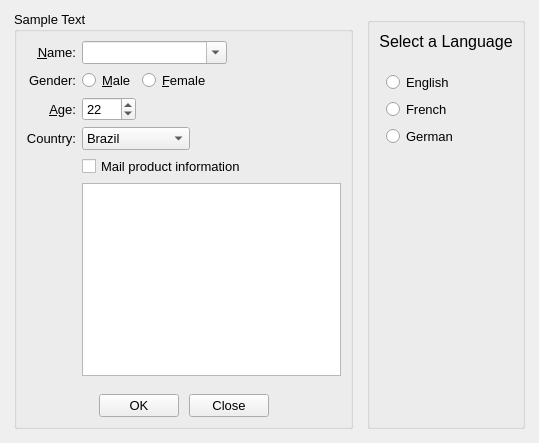
<?xml version="1.0" encoding="UTF-8"?>
<ui version="4.0">
 <class>Translate</class>
 <widget class="QWidget" name="Translate">
  <property name="geometry">
   <rect>
    <x>0</x>
    <y>0</y>
    <width>539</width>
    <height>443</height>
   </rect>
  </property>
  <property name="windowTitle">
   <string>Translate</string>
  </property>
  <layout class="QGridLayout" name="gridLayout_3">
   <property name="leftMargin">
    <number>14</number>
   </property>
   <property name="rightMargin">
    <number>14</number>
   </property>
   <property name="bottomMargin">
    <number>14</number>
   </property>
   <property name="horizontalSpacing">
    <number>14</number>
   </property>
   <property name="verticalSpacing">
    <number>6</number>
   </property>
   <item row="0" column="0" rowspan="2">
    <widget class="QGroupBox" name="groupBox_1">
     <property name="font">
      <font>
       <pointsize>10</pointsize>
      </font>
     </property>
     <property name="title">
      <string>Sample Text</string>
     </property>
     <layout class="QGridLayout" name="gridLayout_2">
      <item row="0" column="0">
       <widget class="QLabel" name="nameLabel">
        <property name="text">
         <string>&amp;Name:</string>
        </property>
        <property name="alignment">
         <set>Qt::AlignRight|Qt::AlignTrailing|Qt::AlignVCenter</set>
        </property>
        <property name="buddy">
         <cstring>nameCB</cstring>
        </property>
       </widget>
      </item>
      <item row="1" column="0">
       <widget class="QLabel" name="genderLabel">
        <property name="text">
         <string>Gender:</string>
        </property>
        <property name="alignment">
         <set>Qt::AlignRight|Qt::AlignTrailing|Qt::AlignVCenter</set>
        </property>
       </widget>
      </item>
      <item row="1" column="1">
       <widget class="QRadioButton" name="maleRadioButton">
        <property name="toolTip">
         <string>Check this if you are male</string>
        </property>
        <property name="text">
         <string>&amp;Male</string>
        </property>
       </widget>
      </item>
      <item row="1" column="2" colspan="2">
       <widget class="QRadioButton" name="femaleRadioButton">
        <property name="toolTip">
         <string>Check this if you are female</string>
        </property>
        <property name="text">
         <string>&amp;Female</string>
        </property>
       </widget>
      </item>
      <item row="1" column="4">
       <spacer name="horizontalSpacer">
        <property name="orientation">
         <enum>Qt::Horizontal</enum>
        </property>
        <property name="sizeHint" stdset="0">
         <size>
          <width>122</width>
          <height>20</height>
         </size>
        </property>
       </spacer>
      </item>
      <item row="2" column="0">
       <widget class="QLabel" name="ageLabel">
        <property name="text">
         <string>&amp;Age:</string>
        </property>
        <property name="alignment">
         <set>Qt::AlignRight|Qt::AlignTrailing|Qt::AlignVCenter</set>
        </property>
        <property name="buddy">
         <cstring>ageSpinBox</cstring>
        </property>
       </widget>
      </item>
      <item row="2" column="1">
       <widget class="QSpinBox" name="ageSpinBox">
        <property name="toolTip">
         <string>Specify your age</string>
        </property>
        <property name="statusTip">
         <string>Specify your age</string>
        </property>
        <property name="minimum">
         <number>12</number>
        </property>
        <property name="value">
         <number>22</number>
        </property>
       </widget>
      </item>
      <item row="3" column="0">
       <widget class="QLabel" name="countryLabel">
        <property name="text">
         <string>Country:</string>
        </property>
        <property name="alignment">
         <set>Qt::AlignRight|Qt::AlignTrailing|Qt::AlignVCenter</set>
        </property>
        <property name="buddy">
         <cstring>countryCombo</cstring>
        </property>
       </widget>
      </item>
      <item row="3" column="1" colspan="2">
       <widget class="QComboBox" name="countryCombo">
        <property name="toolTip">
         <string>Specify country of origin</string>
        </property>
        <property name="statusTip">
         <string>Specify country of origin</string>
        </property>
        <property name="currentIndex">
         <number>0</number>
        </property>
        <item>
         <property name="text">
          <string>Brazil</string>
         </property>
        </item>
        <item>
         <property name="text">
          <string>Canada</string>
         </property>
        </item>
        <item>
         <property name="text">
          <string>France</string>
         </property>
        </item>
        <item>
         <property name="text">
          <string>Germany</string>
         </property>
        </item>
        <item>
         <property name="text">
          <string>Italy</string>
         </property>
        </item>
        <item>
         <property name="text">
          <string>Norway</string>
         </property>
        </item>
        <item>
         <property name="text">
          <string>United States</string>
         </property>
        </item>
       </widget>
      </item>
      <item row="4" column="1" colspan="4">
       <widget class="QCheckBox" name="native_checkBox">
        <property name="text">
         <string>Mail product information</string>
        </property>
       </widget>
      </item>
      <item row="5" column="1" colspan="4">
       <widget class="QListView" name="listView"/>
      </item>
      <item row="6" column="3" colspan="2">
       <spacer name="verticalSpacer_2">
        <property name="orientation">
         <enum>Qt::Vertical</enum>
        </property>
        <property name="sizeType">
         <enum>QSizePolicy::Fixed</enum>
        </property>
        <property name="sizeHint" stdset="0">
         <size>
          <width>20</width>
          <height>12</height>
         </size>
        </property>
       </spacer>
      </item>
      <item row="7" column="0" colspan="5">
       <layout class="QHBoxLayout" name="horizontalLayout_1">
        <property name="spacing">
         <number>10</number>
        </property>
        <item>
         <spacer name="horizontalSpacer_1">
          <property name="orientation">
           <enum>Qt::Horizontal</enum>
          </property>
          <property name="sizeHint" stdset="0">
           <size>
            <width>40</width>
            <height>20</height>
           </size>
          </property>
         </spacer>
        </item>
        <item>
         <widget class="QPushButton" name="okPB">
          <property name="text">
           <string>OK</string>
          </property>
         </widget>
        </item>
        <item>
         <widget class="QPushButton" name="closePB">
          <property name="text">
           <string>Close</string>
          </property>
         </widget>
        </item>
        <item>
         <spacer name="horizontalSpacer_2">
          <property name="orientation">
           <enum>Qt::Horizontal</enum>
          </property>
          <property name="sizeHint" stdset="0">
           <size>
            <width>40</width>
            <height>20</height>
           </size>
          </property>
         </spacer>
        </item>
       </layout>
      </item>
      <item row="0" column="1" colspan="3">
       <widget class="QComboBox" name="nameCB">
        <property name="toolTip">
         <string>Specify your name</string>
        </property>
        <property name="editable">
         <bool>true</bool>
        </property>
       </widget>
      </item>
     </layout>
    </widget>
   </item>
   <item row="1" column="1">
    <widget class="QGroupBox" name="groupBox_2">
     <property name="title">
      <string/>
     </property>
     <layout class="QGridLayout" name="gridLayout">
      <item row="2" column="0">
       <layout class="QVBoxLayout" name="verticalLayout_2">
        <property name="leftMargin">
         <number>7</number>
        </property>
        <property name="bottomMargin">
         <number>3</number>
        </property>
        <item>
         <widget class="QRadioButton" name="englishRB">
          <property name="font">
           <font>
            <pointsize>10</pointsize>
           </font>
          </property>
          <property name="text">
           <string>English</string>
          </property>
         </widget>
        </item>
        <item>
         <widget class="QRadioButton" name="frenchRB">
          <property name="font">
           <font>
            <pointsize>10</pointsize>
           </font>
          </property>
          <property name="text">
           <string>French</string>
          </property>
         </widget>
        </item>
        <item>
         <widget class="QRadioButton" name="germanRB">
          <property name="font">
           <font>
            <pointsize>10</pointsize>
           </font>
          </property>
          <property name="text">
           <string>German</string>
          </property>
         </widget>
        </item>
       </layout>
      </item>
      <item row="0" column="0">
       <widget class="QLabel" name="label_1">
        <property name="font">
         <font>
          <pointsize>12</pointsize>
         </font>
        </property>
        <property name="text">
         <string>Select a Language</string>
        </property>
        <property name="alignment">
         <set>Qt::AlignCenter</set>
        </property>
       </widget>
      </item>
      <item row="1" column="0">
       <spacer name="verticalSpacer_3">
        <property name="orientation">
         <enum>Qt::Vertical</enum>
        </property>
        <property name="sizeType">
         <enum>QSizePolicy::Fixed</enum>
        </property>
        <property name="sizeHint" stdset="0">
         <size>
          <width>20</width>
          <height>15</height>
         </size>
        </property>
       </spacer>
      </item>
      <item row="3" column="0">
       <spacer name="verticalSpacer">
        <property name="orientation">
         <enum>Qt::Vertical</enum>
        </property>
        <property name="sizeHint" stdset="0">
         <size>
          <width>20</width>
          <height>40</height>
         </size>
        </property>
       </spacer>
      </item>
     </layout>
    </widget>
   </item>
  </layout>
 </widget>
 <tabstops>
  <tabstop>nameCB</tabstop>
  <tabstop>maleRadioButton</tabstop>
  <tabstop>femaleRadioButton</tabstop>
  <tabstop>ageSpinBox</tabstop>
  <tabstop>countryCombo</tabstop>
  <tabstop>native_checkBox</tabstop>
  <tabstop>listView</tabstop>
  <tabstop>englishRB</tabstop>
  <tabstop>frenchRB</tabstop>
  <tabstop>germanRB</tabstop>
  <tabstop>okPB</tabstop>
  <tabstop>closePB</tabstop>
 </tabstops>
 <resources/>
 <connections/>
</ui>
